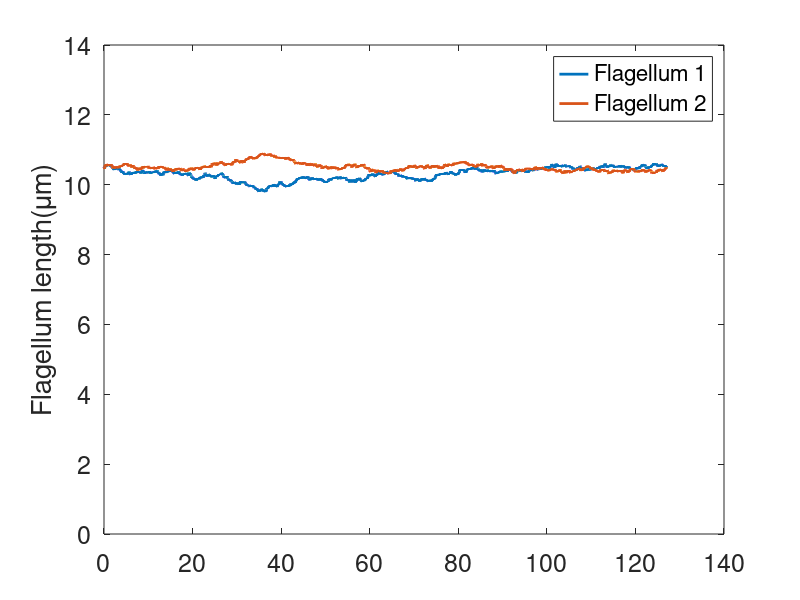

This figure's MATLAB source:
close all
clear all

% two flagella diffusive- motors shared tubulin not shared with constant disassembly

% to implement severing uncomment section starting with comment 'begin severing' and
% ending with 'end severing'

% input: starts with comment 'parameters of assembly process' and ends with 'input of user ends'
% output: plot of length of both the flagella(len, len1) vs time

% variable motor stores properties of the motors
% first row stores if in base or in flagella 1 or in flagella 2
% second one stores if ballistic or diffusive, 
% third one stores the position of the motor in the flagella and 0 if it is
% in basal body
% fourth row stores the amount of tubulin which the motor carries

%boolean values describing various states of the motors
% basal=0;%if motors are in basal body
% flagella=1;%if motors are in the flagellum 1
% flagella=2;%if motors are in the flagellum 2
% ballistic=1;%undergoing ballistic motion
% diffuse=2;%undergoing diffusing motion

tic

%%(input by user)
% paramters of assembly process
n=127; % amount of time to simulate the process in minutes
D=1.7; % Diffusion constant (microm^2/s) 
T=42; % total tubulin(microm)
gamma=2.5*10^-4;% constant gamma
gammakM = 0.06/60; %value of gamma * kon *M
da=0.5/60; % Disassembly rate(um/s)
v=2.5; % velocity of ballistic path(microm/s)
Lss = 10.5; % length of steady state of flagella
sevt=20; % time at which flagella is severed in minutes
dt=0.032; %time step dt in seconds
% input of user ends

% calculating other parameters from input parameters
kon = (Lss/v+Lss^2/(2*D))^(-1)*(.5*gammakM*(T-Lss)/da-1); %value of k
gammaM = gammakM/kon;
M=ceil(gammaM/gamma); %number of motors

%program parameters
dx=v*dt; %distance moved per time step dt
time_total=0:dt:100*60*n/100; %in seconds
N=3000000/4*n/100*0.008/dt; % N=n/dt where n is in time of simulation

%parameters updated at each time step in simulation
motor=zeros(4, M); % stores properties of the motors 
% first row stores if in base or flagella 1 or flagella 2
% second one stores if ballistic or diffusive, 
% third one stores the position of the motor
% fourth row stores the amount of tubulin which the motor carries
len = ones(1, N+1)* Lss; %initialise and store length vs time
len1 = ones(1, N+1)* Lss;%initialise and store length vs time
freeM=M; % number of free motors in basal pool
freeT=T-len(1); % amount of free tubulin in basal pool 1
freeT1=T-len1(1); % number of free tubulin in basal pool 2
time=0; % present discrete time
check = 0.1; %checks fraction of simulation completed

while time<N
    time=time+1;
    
    %prints the fraction of job completed
    if (time/N > check)
        'fraction done is'
        time/N
        check = check+0.1;
    end
    
    % checks if the time = sevt minutes, the flagella is severed at that point
    % to have length of 1.5 micron
    
    %%begin severing
%     if time==3000000/4*sevt/100*0.008/dt
%         sever_amt = len(time)-1.5;
%         find_b2 = find(motor(1,:)==1 & motor(3,:)>(len(time)-sever_amt));
%         len(time)=len(time)-sever_amt;
%         if ~isempty(find_b2)
%             motor(1:3, find_b2) = -1; %finding motors which are in severed part and removing them
%         end
%     end
    %%end severing
    
    % constant disassembly proces in both the flagella ensuring that
    % lengths are non-negative 
    if (len(time) <= da*dt)
        freeT=freeT+len(time);
        len(time+1)=0;
    else
        len(time+1)=len(time)-da*dt;
        freeT=freeT+da*dt;
    end
    if (len1(time) <= da*dt)
        freeT1=freeT1+len1(time);
        len1(time+1)=0;
    else
        len1(time+1)=len1(time)-da*dt;
        freeT1=freeT1+da*dt;
    end    
    
    % choosing which flagella to be injected into and injecting a
    % motor into the flagella with probability prob_motor
    
    if rand<0.5
        %flagella 1 motor injection
        prob_motor = kon*freeM*dt; %probability that motor is injected
        if rand<=prob_motor
            %randomly choosing a motor which is in basal body to move
            find_motor = find(~motor(1,:));
            change = randi(length(find_motor));
            mot = find_motor(change); %motor chosen to be inserted
            motor(1:2,mot) = 1; % motor number in mot inserted into flagellum
            motor(4, mot) = gamma*freeT; %amount of tubulin the motor carries
            freeT = freeT-gamma*freeT;
            freeM=freeM-1; % decrease the free motors in basal pool 1 by 1
        end
    else
        %flagella 2 motor injection
        prob_motor1 = kon*freeM*dt; %probability that motor is injected
        if rand<=prob_motor1
            %randomly choosing a motor which is in basal body to move
            find_motor1 = find(~motor(1,:));
            change1 = randi(length(find_motor1));
            mot1 = find_motor1(change1); %motor chosen to be inserted
            motor(1,mot1) = 2; % motor number in mot inserted into flagellum
            motor(2,mot1) = 1;
            motor(4, mot1) = gamma*freeT1; % amount of tubulin motor carries
            freeT1 = freeT1-gamma*freeT1; 
            freeM=freeM-1; % decrease the free motors in basal pool 2 by 1
        end
    end
    
    find_b = find(motor(2,:)==1);
    if ~isempty(find_b)
        motor(3, find_b) = motor(3, find_b) + dx; %finding motors which are in ballistic and move them by a constant amount
    end
    find_d = find(motor(2,:)==2); %finding motors which are diffusive
    if ~isempty(find_d)
        d=sqrt(2*D*dt)*randn(1,length(find_d));
        motor(3, find_d) = motor(3, find_d) + d;
    end   
    find_t = find(motor(3,:)>=len(time) & motor(2, :)==1 & motor(1,:)==1); %finding motors which have reached the tip of flagella 1 and are ballistic
    if ~isempty(find_t)
        for i=1:length(find_t)
            len(time+1)=len(time+1)+ motor(4, find_t(i)); %adding tubulin pool to the flagella 1 from motor
        end
        motor(2,find_t) = 2;
        motor(3,find_t) = len(time+1);
    end
    find_td= find(motor(3,:)>=len(time+1) & motor(2, :)==2 & motor(1,:)==1); %finding motors which have reached the tip of flagella 1 and are diffusive
    if ~isempty(find_td)
        motor(3,find_td) =  2*len(time+1) - motor(3,find_td); % reflecting boundary condition
    end
    find_t1 = find(motor(3,:)>=len1(time) & motor(2, :)==1 & motor(1,:)==2); %finding motors which have reached the tip of flagella 2 and are ballistic
    if ~isempty(find_t1)
        for i=1:length(find_t1)
            len1(time+1)=len1(time+1)+ motor(4, find_t1(i)); %adding tubulin pool to the flagella 2 from motor
        end
        motor(2,find_t1) = 2;
        motor(3,find_t1) = len1(time+1);
    end
    find_td1= find(motor(3,:)>=len1(time+1) & motor(2, :)==2 & motor(1,:)==2); %finding motors which have reached the tip of flagella 2 and are diffusive
    if ~isempty(find_td1)
        motor(3,find_td1) =  2*len1(time+1) - motor(3,find_td1); % reflecting boundary condition
    end
    %finding motors which have reached the basal body
    find_ba = find((motor(3,:)<=0 & motor(1,:)==1 & motor(2,:)==2)); % in flagella 1
    find_ba1= find((motor(3,:)<=0 & motor(1,:)==2 & motor(2,:)==2)); % in flagella 2
    if ~isempty(find_ba)
        motor(:,find_ba)=0;       
        freeM=freeM+length(find_ba);
    end
    if ~isempty(find_ba1)
        motor(:,find_ba1)=0;       
        freeM=freeM+length(find_ba1);
    end
    
end

% plot length vs time
figure
plot(time_total/60, len(1:N+1),'Linewidth',2);
hold on
plot(time_total/60, len1(1:N+1),'Linewidth',2);
hold off
legend('Flagellum 1', 'Flagellum 2');
ylabel('Flagellum length(\mum)')
set(gca, 'fontsize', 18);
ylim([0,14]);    
toc